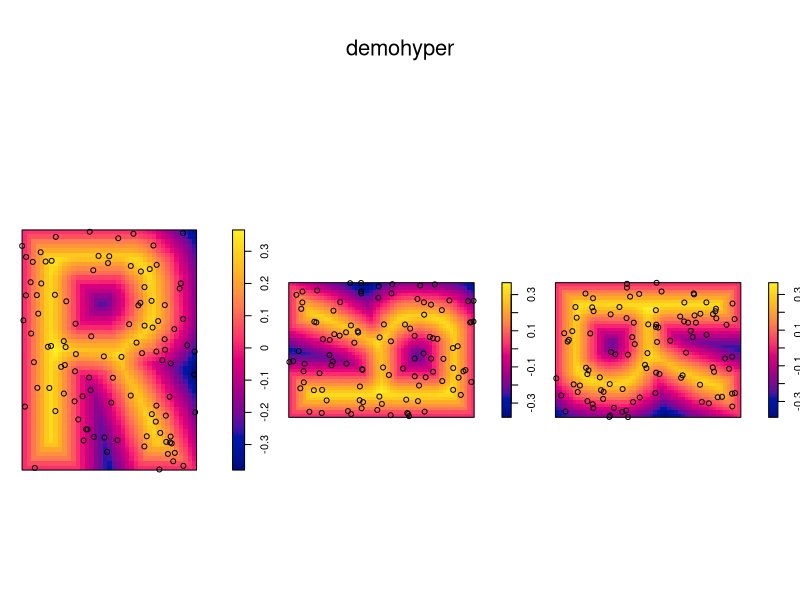

Recreate this plot in R.
library(spatstat.data)


### Name: demohyper
### Title: Demonstration Example of Hyperframe of Spatial Data
### Aliases: demohyper
### Keywords: datasets

### ** Examples

  if(require(spatstat)) {
 plot(demohyper, quote({ plot(Image, main=""); plot(Points, add=TRUE) }),
      parargs=list(mar=rep(1,4)))
 mppm(Points ~ Group/Image, data=demohyper)
  }
